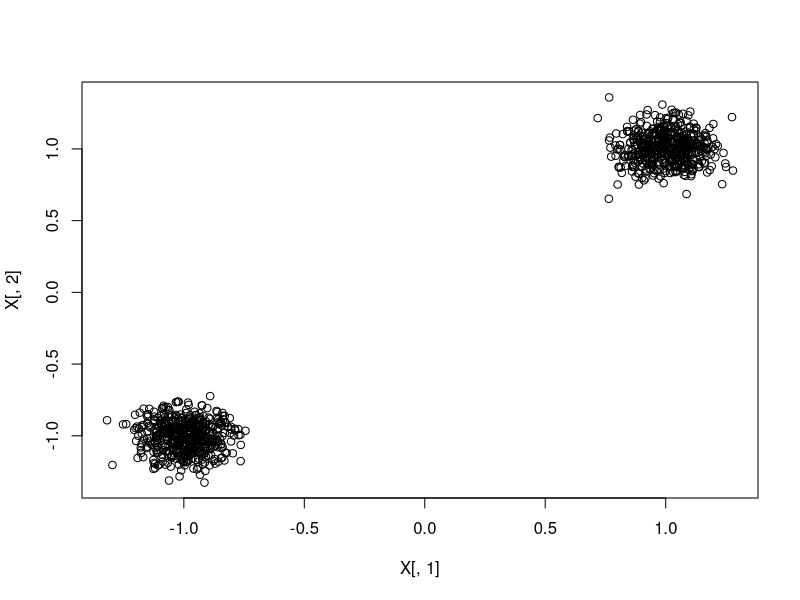
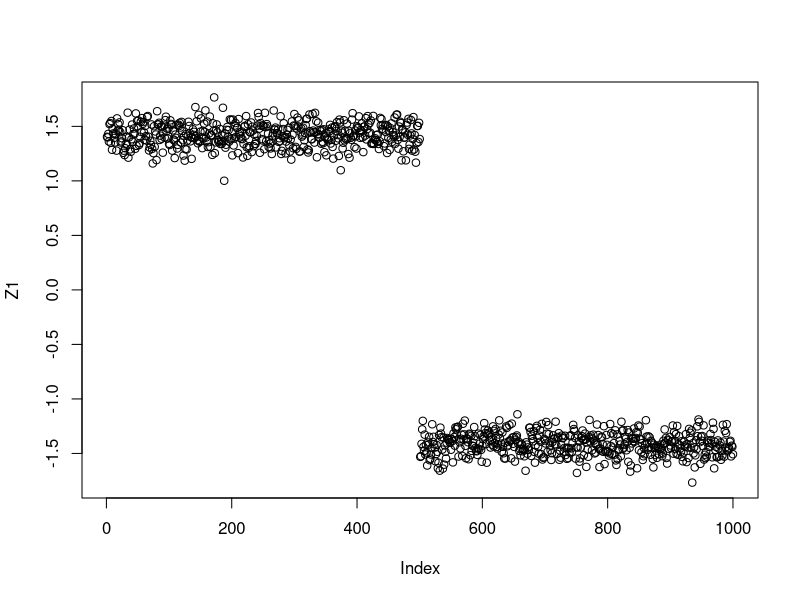

Here is the R script that generated these plots, in order:
### Clustering vs. PCA example
n <- 500
N <- 2*n
mu <- c(1,1)
sigma <- 0.1
# generate 500 points from each of the two (well-separated clusters)
X1 <- cbind(rnorm(n, sd = sigma) + mu[1], rnorm(n, sd = sigma) + mu[2])
X2 <- cbind(rnorm(n, sd = sigma) - mu[1], rnorm(n, sd = sigma) - mu[2])
X <- rbind(X1, X2)
plot(X[,1], X[,2])

# here the matrix (X'* X / N) is an approapriate estimator of the covariance matrix
# since the population mean can be shown to be zero
Sigmahat <- crossprod(X)/N

# the eigendecomposition shows one large eigenvalue (signal) and one small eigenvalue (noise)
eigSigmahat <- eigen(Sigmahat)
eigSigmahat$values

# projection of the data on the first eigenvector yields perfect separation of the two clusters 
v1 <- eigSigmahat$vectors[,1]
Z1 <- X %*% v1
plot(Z1)
